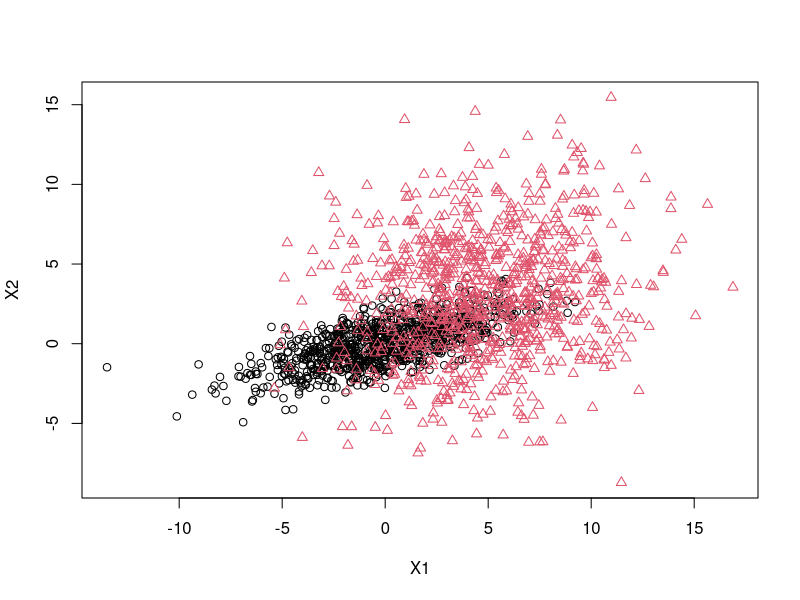
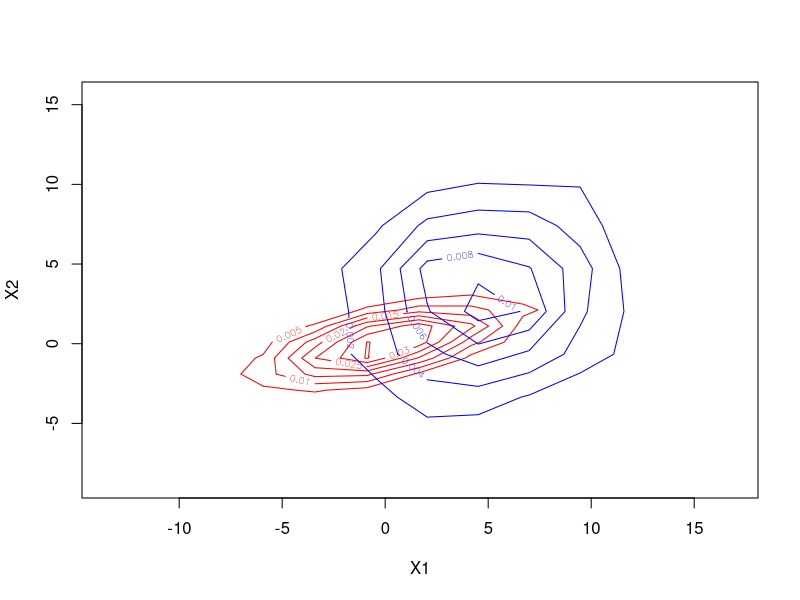
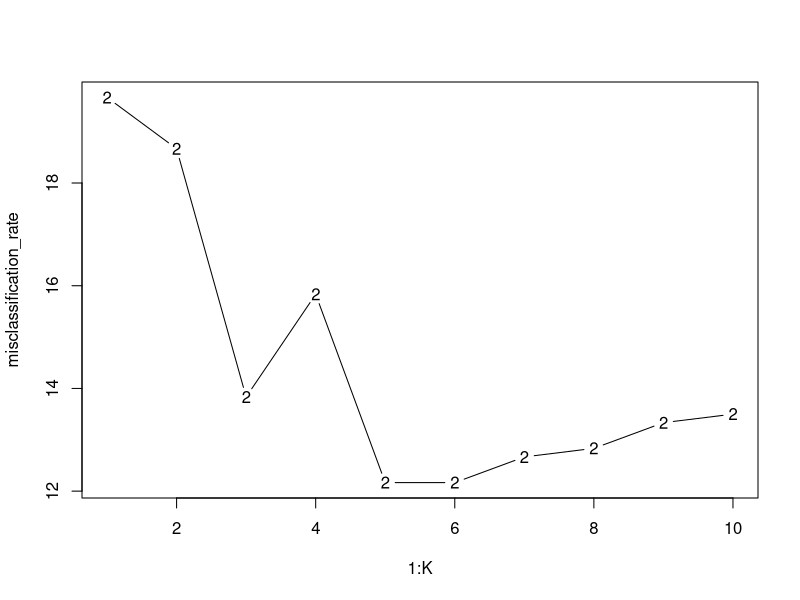

Write the R code that produced these figures, in order.
## ---- chunk 1
setwd('G:\\My Drive\\spring_semester\\multivariate_analysis\\labs\\lab5')
## ---- chunk 2
library(MASS)
library(class)
## ---- chunk 3
N = 900
muA = c(0,0) # Mean of group A data distribution
SigmaA = matrix(c(10, 3, 3, 2), 2, 2) # covariance matrix for group A

muB = c(5,3) # Mean of group B data distribution
SigmaB = matrix(c(12, 2, 2, 15), 2, 2) # covariance matrix for group B

x = mvrnorm(n = N, muA, SigmaA)
y = mvrnorm(n = N, muB, SigmaB)

#plotting
kdfitx =  kde2d(x[,1], x[,2], n = 10)
kdfity =  kde2d(y[,1], y[,2], n = 10)
#contour(kdfitx, add=TRUE, col="red", nlevels=6)

## ---- chunk 4
# Joining two data samples into one dataset
z = rbind(x, y)
dim(z)

# Coding class A as label 1 and class B as 2
cls = c(rep(1, N), rep(2, N))
z_dat = data.frame(z, cls)
head(z_dat)

plot(z_dat[, 1:2], col = z_dat$cls, pch = z_dat$cls)

## ---- chunk 5
plot(z_dat[,1:2], type="n")
contour(kdfitx, add=TRUE, col="red", nlevels=6)
contour(kdfity, add=TRUE, col="blue", nlevels=6)
## ---- chunk 6

# Dividing 2/3rds of the data in the training set and 1/3 in the test set. 

index = c(1:600, 901:1500)
train = z_dat[index, 1:2]
test = z_dat[-index, 1:2]
K =10
# Running K nearest neighbours algorithm with K in range of 1:10 to find the best K

misclassification_rate = rep(NA, 10)
for(k in 1:K){
  
  knn_res = knn(train, test, cl = z_dat[index, 3], k = k)
  
  # Creating cross- classification table for two factors 
  table(knn_res, z_dat[-index, 3])

  # Diagonal elements represents the agreement between the predicted labels and the actual class labels of observations.
  misclassification = nrow(test) - sum( diag(table(knn_res, z_dat[-index, 3])) )
  misclassification_rate[k] = ( misclassification / nrow(test) ) * 100
  
}

misclassification_rate
plot(x = 1:K, misclassification_rate, type = 'b', pch = '20')

## ---- chunk 7
# Generating 8 unknown observations
unknown1 = mvrnorm(n = 4, muA, SigmaA)
unknown2 = mvrnorm(n = 4, muB, SigmaB)
unknown = rbind(unknown1, unknown2)
cls_tst = c(rep(1, 4), rep(2, 4))

knn_tst = knn(train, unknown, cl = z_dat[index, 3], k =5)

table(knn_tst,cls_tst)

miscl = length(cls_tst) - sum( diag(table(knn_tst,cls_tst)) )
miscl_rate = ( miscl / length(cls_tst) ) * 100
miscl_rate
